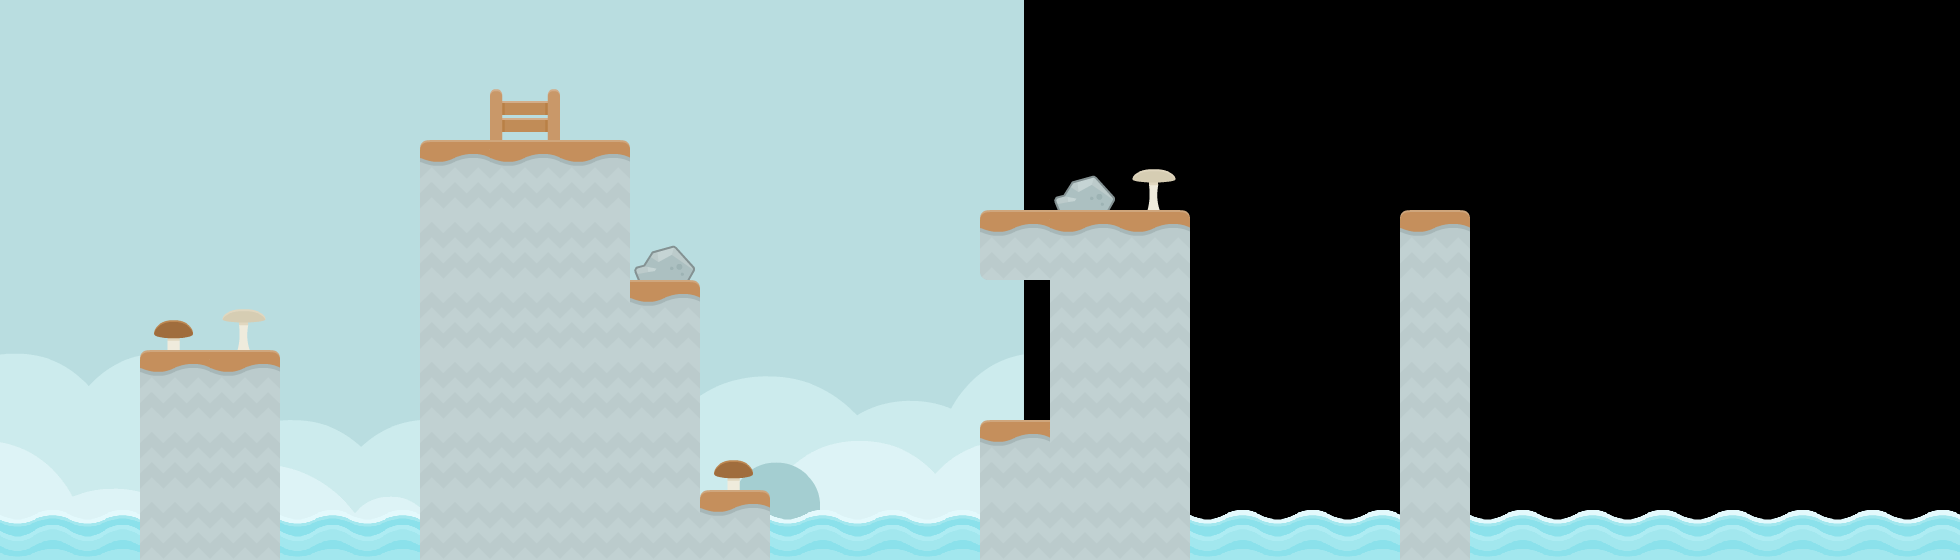

A level layout from a 2D game, rendered from its tile map. Below: a short description, then the map file with tile-grid data replaced by summaries:
An orthogonal 28x8 tile map with 70x70 px tiles, 3 tile layers (tiles_background, tiles_terrain, tiles_foreground), 2 image layers and 15 objects (7x DIRT, 4x clickable, start, target, effect_clouds, ...).

<map version="1.0" orientation="orthogonal" renderorder="right-down" width="28" height="8" tilewidth="70" tileheight="70" nextobjectid="153">
 <properties>
  <property name="blocks" value="stone_small_triangle_left,stone_small_triangle_right,stone_small_triangle_left,stone_small_triangle_right,stone_1x2_triangle_left,wood_1x2_triangle_left" />
  <property name="music" value="frantic_level" />
 </properties>
 <tileset firstgid="1" name="tiles" tilewidth="70" tileheight="70" spacing="4" margin="2" tilecount="117">
  <image source="../../graphics/tiles.png" width="962" height="666" />
  <tile id="114">
   <animation>
    <frame tileid="114" duration="100" />
    <frame tileid="115" duration="100" />
    <frame tileid="116" duration="100" />
    <frame tileid="115" duration="100" />
   </animation>
  </tile>
 </tileset>
 <imagelayer name="background_b" x="1024" y="-300">
  <image source="../../graphics/backgrounds/blue_shroom.png" />
 </imagelayer>
 <imagelayer name="background_a" y="-300">
  <image source="../../graphics/backgrounds/blue_grass.png" />
 </imagelayer>
 <layer name="tiles_background" width="30" height="8">
  <data>[240 cells, 24 non-empty, 4 distinct tile ids]</data>
 </layer>
 <layer name="tiles_terrain" width="30" height="8">
  <data>[240 cells, 47 non-empty, 6 distinct tile ids]</data>
 </layer>
 <layer name="tiles_foreground" width="30" height="8">
  <data>[240 cells, 1 non-empty, 1 distinct tile ids]</data>
 </layer>
 <objectgroup name="terrain">
  <object id="141" type="DIRT" x="140" y="350">
   <polygon points="0,0 140,0 140,210 0,210" />
  </object>
  <object id="143" type="DIRT" x="700" y="490">
   <polygon points="0,0 70,0 70,70 0,70" />
  </object>
  <object id="145" type="DIRT" x="980" y="210">
   <polygon points="0,0 210,0 210,70 0,70" />
  </object>
  <object id="146" type="DIRT" x="1050" y="280">
   <polygon points="0,0 140,0 140,280 0,280" />
  </object>
  <object id="147" type="DIRT" x="980" y="420">
   <polygon points="0,0 70,0 70,140 0,140" />
  </object>
  <object id="151" type="DIRT" x="630" y="280">
   <polygon points="0,0 70,0 70,280 0,280" />
  </object>
  <object id="152" type="DIRT" x="420" y="140">
   <polygon points="0,0 210,0 210,420 0,420" />
  </object>
 </objectgroup>
 <objectgroup name="entities">
  <properties>
   <property name="blocks" value="wood_square_small_triangle_left,stone_square_small_triangle_left,stone_square" />
   <property name="music" value="happy_level" />
  </properties>
  <object id="4" name="start" type="start" x="490" y="70" width="70" height="70" />
  <object id="5" name="target" type="target" x="1050" y="140" width="70" height="70" />
  <object id="130" type="clickable" x="157.5" y="315" width="35" height="35">
   <properties>
    <property name="effect" value="mushroom_brown" />
   </properties>
  </object>
  <object id="148" type="clickable" x="227.5" y="297.5" width="35" height="35">
   <properties>
    <property name="effect" value="mushroom_white" />
   </properties>
  </object>
  <object id="149" type="clickable" x="717.5" y="455" width="35" height="35">
   <properties>
    <property name="effect" value="mushroom_brown" />
   </properties>
  </object>
  <object id="150" type="clickable" x="1137.5" y="157.5" width="35" height="35">
   <properties>
    <property name="effect" value="mushroom_white" />
   </properties>
  </object>
 </objectgroup>
 <objectgroup name="background_effects">
  <object id="11" type="effect_clouds" x="350" y="0" width="1540" height="140" />
 </objectgroup>
 <objectgroup name="foreground_effects">
  <object id="140" type="flier" x="560" y="332.5" width="350" height="140">
   <properties>
    <property name="skin" value="fly" />
   </properties>
  </object>
 </objectgroup>
 <objectgroup name="npc" />
</map>
